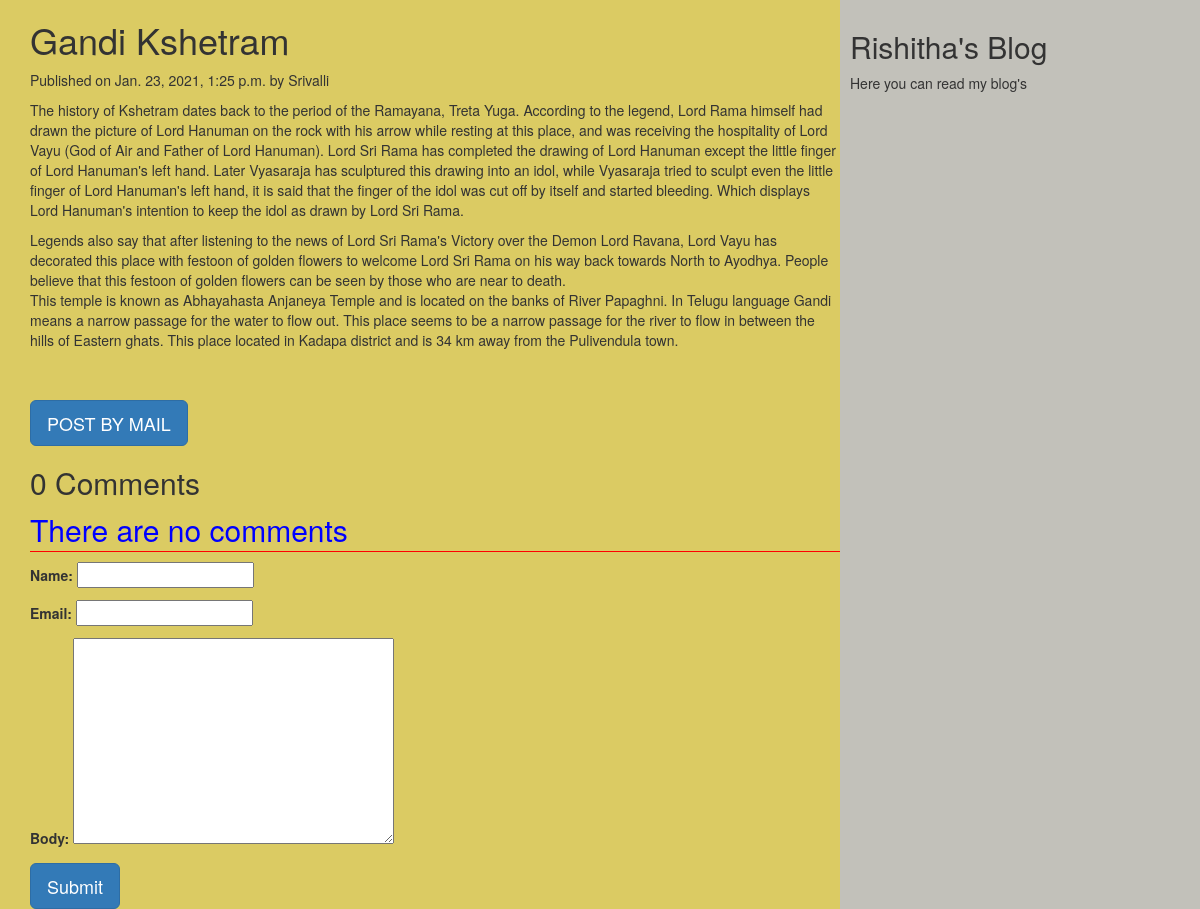
Screenshot of /2021/01/23/gandi-kshetram with the database file from the repository.
### myApp/models.py (models this page shows, shortened)
class Post(models.Model):
          tags=TaggableManager()
          STATUS_CHOICES=(('draft','Draft'),('published','Published'))
          title=models.CharField(max_length=256)
          slug=models.SlugField(max_length=264,unique_for_date='publish')
          author=models.ForeignKey(User,related_name='blog_posts',on_delete= models.CASCADE)
          body=models.TextField()
          publish=models.DateTimeField(default=timezone.now)
          created=models.DateTimeField(auto_now_add=True)
          updated=models.DateTimeField(auto_now=True)
          status= models.CharField(max_length=10,choices=STATUS_CHOICES,default='draft')
          objects=CustomManager()
          class Meta:
                ordering=('-publish',)

### myApp/views.py (the view, shortened to what this page needs)
# urls.py: url(r'(?P<year>\d{4})/(?P<month>\d{2})/(?P<day>\d{2})/(?P<post>[-\w]+)',views.post_detail_view,name='post_detail'),
def post_detail_view(request,year,month,day,post):
    post=get_object_or_404(Post,slug=post,publish__year=year,publish__month=month,publish__day=day)
    comments=post.comments.filter(active=True)
    csubmit=False
    form=CommentForm()
    d={'post':post,'form':form,'csubmit':csubmit,'comments':comments}
    return render(request,'myApp/post_detail.html',d)

### myApp/forms.py
class CommentForm(forms.ModelForm):
    class Meta:
        model=Comment
        fields=('name','email','body')

### myApp/models.py (called while the page is built)
    def get_queryset(self):
        return super().get_queryset().filter(status='published')

### templates/myApp/post_detail.html (shortened to what this page needs)
<html>
    {%extends 'myApp/parent.html'%}
        {%block content_block%}
        <h1>{{post.title}}</h1>
        <p>Published on {{post.publish}} by {{post.author|title}}</p>
        {{post.body|linebreaks}} <br><br>
        <a href="/{{post.id}}/share" class='btn btn-lg btn-primary'>POST BY MAIL</a>
        {%with comments.count as comments_count%}
        <h2>{{comments_count}} Comment{{comments_count|pluralize}}</h2>
        {%endwith%}
        {%if comments%}
         {%for c in comments%}
         <p>Comment {{forloop.counter}} by {{c.name}}</p>
        <div>{{c.body|linebreaks}}</div>
        <hr>
        {%endfor%}
        {%else%}
         <p style="color:blue;font-size:30px;font-style:bold;border-bottom:1px red solid;">There are no comments</p>
        {%endif%}
         {%if csubmit%}
         <h2>Thank you..Your comment has been added successfully!!</h2>
         {%else%}
         <form  method="post">
           {{form.as_p}}
           <input type="submit" class='btn btn-lg btn-primary' value="Submit">
         </form>
         {%endif%}
        {%endblock%}

### rows the page displays
Post: title "Gandi Kshetram", publish "Jan. 23, 2021, 1:25 p.m.", author "Srivalli", body "The history of Kshetram dates back to the period of the Ramayana, Treta Yuga. According to the legend, Lord Rama himself had drawn the picture of Lord Hanuman on the rock with his arrow while resting at this place, and was receiving the hospitality of Lord Vayu (God of Air and Father of Lord Hanuman). Lord Sri Rama has completed the drawing of Lord Hanuman except the little finger of Lord Hanuman's left hand. Later Vyasaraja has sculptured this drawing into an idol, while Vyasaraja tried to sculpt even the little finger of Lord Hanuman's left hand, it is said that the finger of the idol was cut off by itself and started bleeding. Which displays Lord Hanuman's intention to keep the idol as…"

### other values shown
{{ comments_count }} "0"
